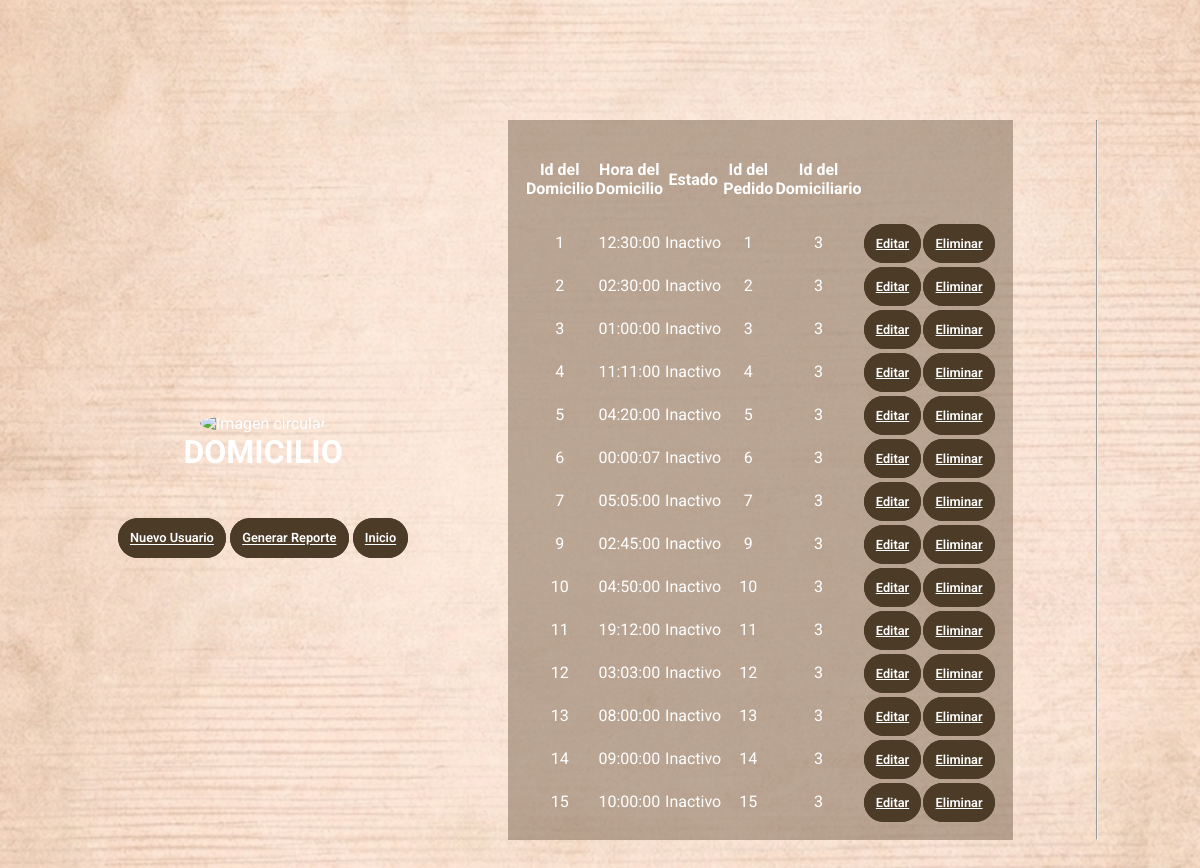
Screenshot of /Domicilios.php with the database file from the repository.
### tables this page shows
CREATE TABLE domicilio (
  idDomicilio INT AUTO_INCREMENT PRIMARY KEY NOT NULL,
  horaDomicilio TIME NOT NULL,
  estadoDomicilio VARCHAR(30) NOT NULL,
  idPedidoFK INT NOT NULL,
  idUsuarioFK INT NOT NULL,
  FOREIGN KEY (idPedidoFK) REFERENCES pedido(idPedido),
  FOREIGN KEY (idUsuarioFK) REFERENCES Usuario(idUsuario)
);

### Modelo/Conexion.php (called while the page is built)
<?php
class Conexion{
	public static function StartUp()
	{
		$pdo = new PDO('mysql:host=localhost;dbname=gestiondomiciliosdv;charset=utf8', 'root', 'NAMJOON');
		$pdo->setAttribute(PDO::ATTR_ERRMODE, PDO::ERRMODE_EXCEPTION);
		return $pdo;
	}
}
?>

### Modelo/Domicilios.php (called while the page is built, shortened)
<?php
require_once('Conexion.php');
class Domicilio {
    private $pdo;
    public function __CONSTRUCT() {
        try {
            $this->pdo = Conexion::StartUp();
        } catch(Exception $e) {
            echo "HAY PROBLEMAS DE CONEXION";
            die($e->getMessage());
        }
    }
    public function Listar() {
        $rows = null;
        $stm = $this->pdo->prepare("SELECT * FROM domicilio");
        $stm->execute();
        while($result = $stm->fetch()) {
            $rows[] = $result;
        }
        return $rows;
    }
}
?>

### Domicilios.php (the view, shortened to what this page needs)
<?php
require_once('../Modelo/Domicilios.php');
$model=new Domicilio();
?>
<!DOCTYPE html>
<html lang="es">
    <link rel="stylesheet" href="css/style.css">
    <link rel="stylesheet" href="css/style1.css">
</head>
<body>
    <body>
            <div class="container-form sign-up">
            <div class="welcome-back">
            <div class="message">
            <div class="logo">
            <img src="./img/domicilios.jpg" class="circle-image" alt="Imagen circular">
            </div>
            <h1>DOMICILIO</h1> <br>
<br>
<br>
            <div class="well well-sm text-right">
            <a class="boton" href="AgregarProducto.php">Nuevo Usuario</a>
            <a class="boton" href="reporteDo.php">Generar Reporte</a>
            <a class="boton" href="inicioc.php">Inicio</a>
</div>
</div>
</div>
<table class="formulario">
<thead>
    <tr>
        <th style="width:0px";>Id del Domicilio</th>
        <th style="width:150px;">Hora del Domicilio</th>
       <th style="width:130px;">Estado</th>
        <th style="width:100px";>Id del Pedido</th>
        <th style="width:150px;">Id del Domiciliario</th>
        <th style="width:60px;"></th>
        <th style="width:60px;"></th>
<?php
$Domicilio=$model->Listar();
if($Domicilio!=null){
    foreach ($Domicilio as $r){
?>
<tr>
    <td><?php echo $r['idDomicilio']; ?></td>
    <td><?php echo $r['horaDomicilio']; ?></td>
    <td><?php echo $r['estadoDomicilio']== 1 ? 'Activo' :  'Inactivo'; ?></td>
    <td><?php echo $r['idPedidoFK']; ?></td>
    <td><?php echo $r['idUsuarioFK']; ?></td>
    <td>
        <a class="boton" href="EditarDomicilio.php?idDomicilio=<?php echo $r['idDomicilio'];?>">Editar</a>
    </td>
    <td>
        <a class="boton" href="EliminarDomicilio.php?idDomicilio=<?php echo $r['idDomicilio'];?>">Eliminar</a>
    </td>
    </tr>
    <?php
    }
    }
    ?>
</table>
<hr />
</div>
</body>
</html>

### css/style.css (style rules this page uses)
* { margin: 0; padding: 0; box-sizing: border-box; font-family: 'Roboto', sans-serif; }
body { height: 100vh; display: flex; align-items: center; justify-content: center; background-image: url(../img/123.png); background-position: center; background-repeat: no-repeat; background-size: cover; color: white; }
.container-form { width: 90%; height: 90vh; display: flex; justify-content: space-around; transition: all .5s ease-out; }
.welcome-back { display: flex; align-items: center; text-align: center; }
.message { padding: 1rem; }
.formulario { width: 450px; padding: 1rem; margin: 0rem; background-color: #85705c8c; text-align: center; }
.boton { width: 60%; margin: auto; border: solid thin #4c3b27; padding: .7rem; border-radius: 2rem; background-color: #4c3b27; font-weight: 600; margin-top: 3rem; font-size: .8rem; cursor: pointer; color: white; }
.circle-image { width: 200px; height: 200px; border-radius: 50%; object-fit: cover; }
* { margin: 0; padding: 0; box-sizing: border-box; font-family: 'Open Sans'; }

### css/style1.css (style rules this page uses)
* { margin: 0; padding: 0; box-sizing: border-box; font-family: 'Roboto', sans-serif; }
body { height: 120vh; display: flex; align-items: center; justify-content: center; background-image: url(../img/123.png); background-position: center; background-repeat: no-repeat; background-size: cover; color: white; }

### rows the page displays
domicilio: idDomicilio "1", horaDomicilio "12:30:00", estadoDomicilio "Inactivo", idPedidoFK "1", idUsuarioFK "3"
domicilio: idDomicilio "2", horaDomicilio "02:30:00", estadoDomicilio "Inactivo", idPedidoFK "2", idUsuarioFK "3"
domicilio: idDomicilio "3", horaDomicilio "01:00:00", estadoDomicilio "Inactivo", idPedidoFK "3", idUsuarioFK "3"
domicilio: idDomicilio "4", horaDomicilio "11:11:00", estadoDomicilio "Inactivo", idPedidoFK "4", idUsuarioFK "3"
domicilio: idDomicilio "5", horaDomicilio "04:20:00", estadoDomicilio "Inactivo", idPedidoFK "5", idUsuarioFK "3"
domicilio: idDomicilio "6", horaDomicilio "00:00:07", estadoDomicilio "Inactivo", idPedidoFK "6", idUsuarioFK "3"
domicilio: idDomicilio "7", horaDomicilio "05:05:00", estadoDomicilio "Inactivo", idPedidoFK "7", idUsuarioFK "3"
domicilio: idDomicilio "9", horaDomicilio "02:45:00", estadoDomicilio "Inactivo", idPedidoFK "9", idUsuarioFK "3"
domicilio: idDomicilio "10", horaDomicilio "04:50:00", estadoDomicilio "Inactivo", idPedidoFK "10", idUsuarioFK "3"
domicilio: idDomicilio "11", horaDomicilio "19:12:00", estadoDomicilio "Inactivo", idPedidoFK "11", idUsuarioFK "3"
domicilio: idDomicilio "12", horaDomicilio "03:03:00", estadoDomicilio "Inactivo", idPedidoFK "12", idUsuarioFK "3"
domicilio: idDomicilio "13", horaDomicilio "08:00:00", estadoDomicilio "Inactivo", idPedidoFK "13", idUsuarioFK "3"
domicilio: idDomicilio "14", horaDomicilio "09:00:00", estadoDomicilio "Inactivo", idPedidoFK "14", idUsuarioFK "3"
domicilio: idDomicilio "15", horaDomicilio "10:00:00", estadoDomicilio "Inactivo", idPedidoFK "15", idUsuarioFK "3"
